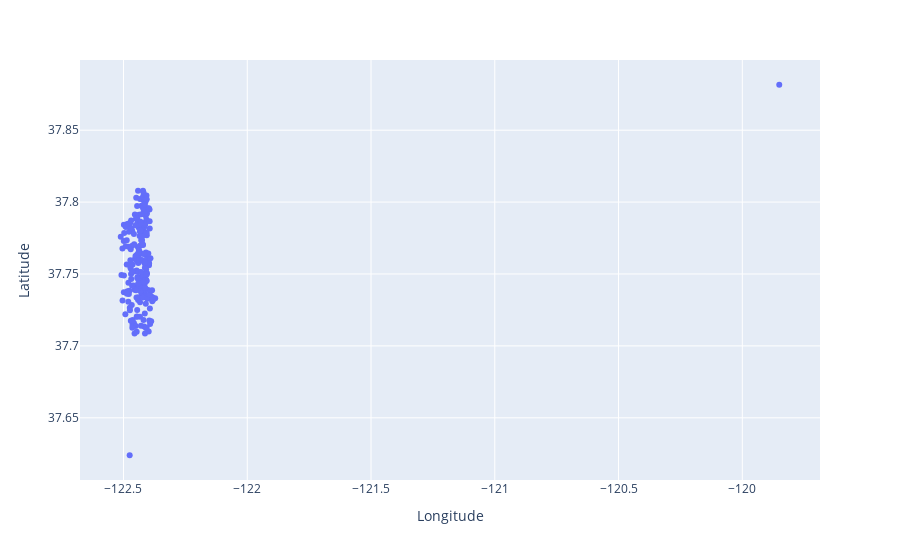

Notebook code for this chart:
### Code cell
# The original data frame. Not exactly sure what to do with the outlier
px.scatter(park,
           x='Longitude',
           y='Latitude',
          )

### Figure 1 — Plotly figure (JSON) as saved in the notebook; plotly's stock layout.template omitted (floating-point values rounded to 4 significant figures; data arrays with more than 128 entries replaced by an {"elided": "..."} marker saying what was removed)
{"data": [{"hovertemplate": "Longitude=%{x}<br>Latitude=%{y}<extra></extra>", "legendgroup": "", "marker": {"color": "#636efa", "symbol": "circle"}, "mode": "markers", "name": "", "orientation": "v", "showlegend": false, "type": "scatter", "x": {"elided": "236 float values"}, "xaxis": "x", "y": {"elided": "236 float values"}, "yaxis": "y"}], "layout": {"legend": {"tracegroupgap": 0}, "margin": {"t": 60}, "xaxis": {"anchor": "y", "domain": [0, 1], "title": {"text": "Longitude"}}, "yaxis": {"anchor": "x", "domain": [0, 1], "title": {"text": "Latitude"}}}}
